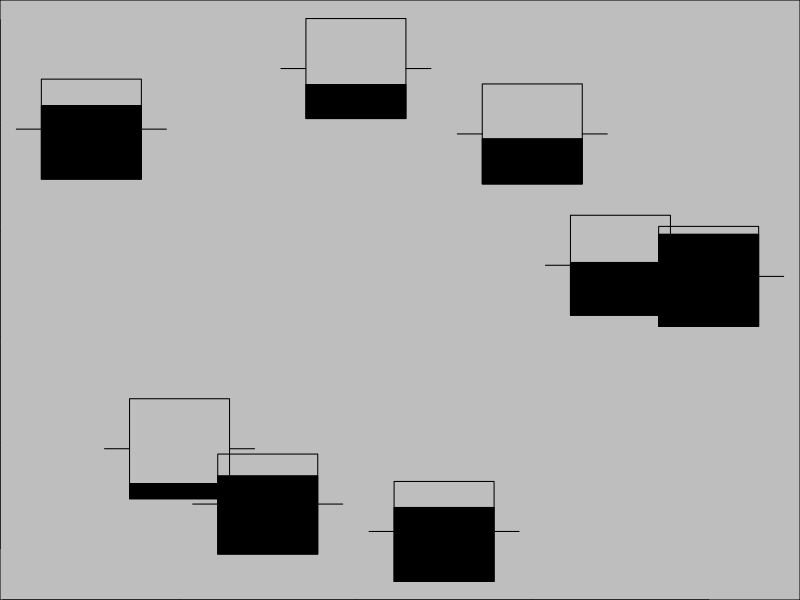
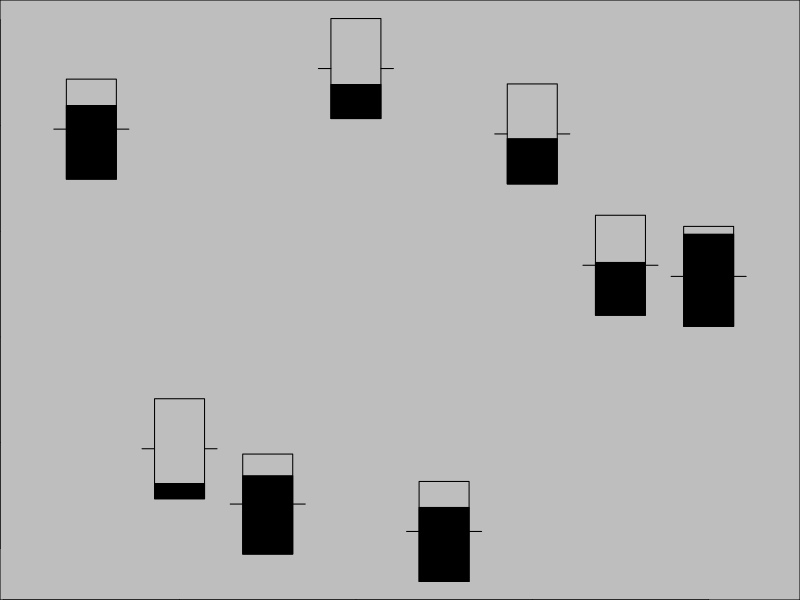
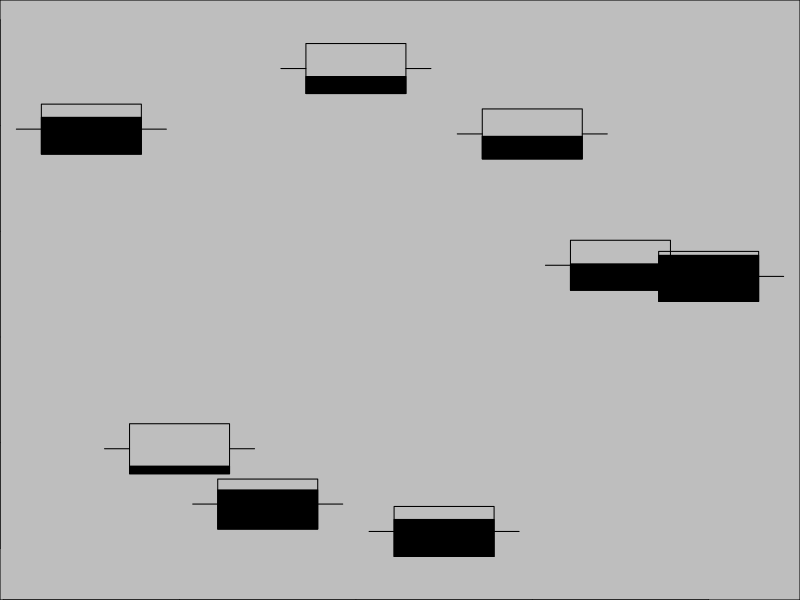
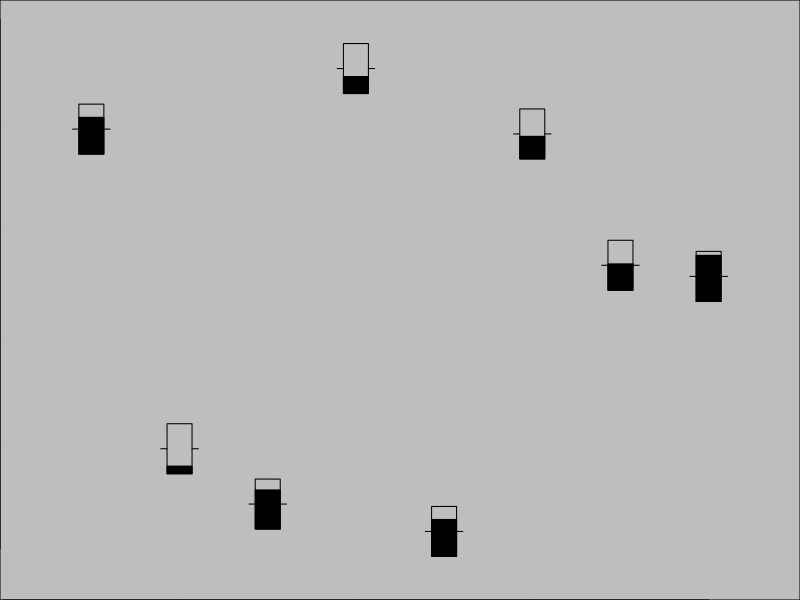
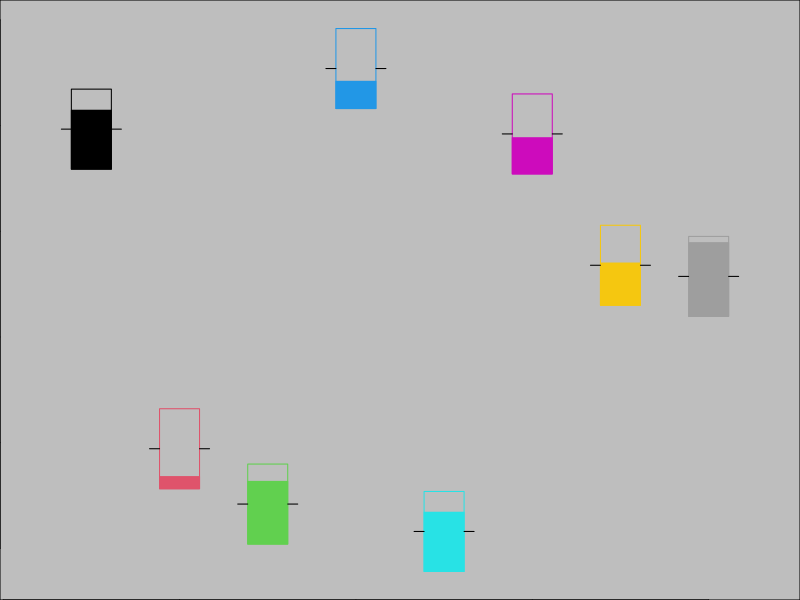
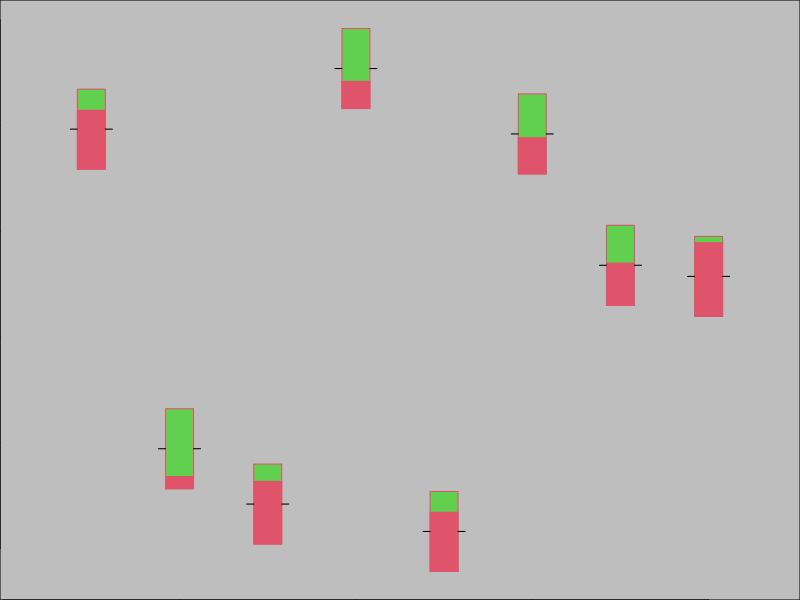
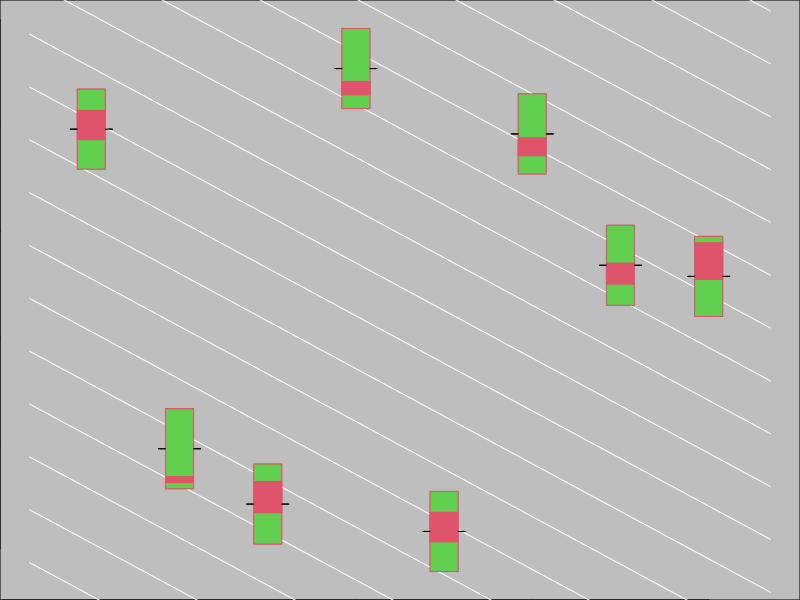
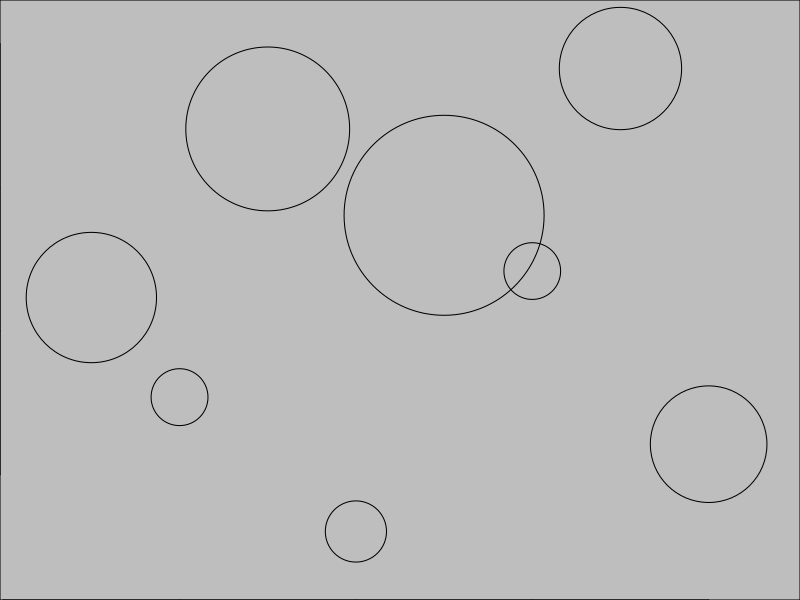

The R script that drew these images, in order:
par(bg = 'gray',oma=c(0,0,0,0),mar=c(0,0,0,0))
x <- 1:8 #coordenada x
x
y <- 10*runif(8) #coordenada y
y
z <- runif(8) #proporciones
z
z/2
symbols(x, y, thermometers = cbind(1, 1, z))
symbols(x, y, thermometers = cbind(0.5, 1, z))
symbols(x, y, thermometers = cbind(1, 0.5, z))
symbols(x, y, thermometers = cbind(0.5, 1, z), inches = .5)
symbols(x, y, thermometers = cbind(0.5, 1, z), inches = .8, fg = 1:8)
symbols(x, y, t = cbind(0.35, 1, z), inches = .8, fg = 2, bg=3)
symbols(x, y, t = cbind(0.35, 1, z,z/2), inches = .8, fg = 2, bg=3)

for(i in -20:20){curve(-0.9*x+i,col='white',add = T)}
symbols(x, y, t = cbind(0.35, 1, z,z/2), 
        inches = .8, fg = 2, bg=3,add=T)

##################################################3

x <- 1:8 #coordenada x
x
y <- 10*runif(8) #coordenada y
y
radios <- runif(8,0.2,0.8)
symbols(x, y, circles = radios)
symbols(x, y, circles = radios, inches = .7)
symbols(x, y, circles = radios, inches = .5, fg = 1:8)
symbols(x, y, circles = radios, inches = .5, fg = 1:8, bg=1:8)
symbols(x, y, circles = radios, inches = .5, fg = 1, bg=1:8)

par(bg = 'black',oma=c(0,0,0,0),mar=c(0,0,0,0))
plot(c(0,8),c(0,8), axes = F)
planetas <- 25
points(runif(100,0,8),runif(100,0,8),pch='*',col='white',cex=2)
points(runif(100,0,8),runif(100,0,8),pch='*',col='white',cex=1.5)
points(runif(100,0,8),runif(100,0,8),pch='*',col='white',cex=1)
points(runif(100,0,8),runif(100,0,8),pch='*',col='white',cex=.5)
x <- runif(planetas,0,8) #coordenada x
y <- runif(planetas,0,8) #coordenada y
radios <- runif(planetas,0.2,1.5)
symbols(x,y,circles=radios,inches=.5,bg=terrain.colors(planetas),add=T)
x <- runif(planetas,0,8) #coordenada x
y <- runif(planetas,0,8) #coordenada y
radios <- runif(planetas,0.2,2)
symbols(x,y,circles=radios,inches=.5,bg=rainbow(planetas),add=T)

par(bg = 'darkgreen',oma=c(0,0,0,0),mar=c(0,0,0,0))
plot(c(0,8),c(0,8), axes = F)
abline(h=seq(0,8,0.5),col='gray',lwd=seq(1,3,0.125))
abline(v=seq(0,8,0.5),col='white',lwd=seq(1,3,0.125))
estrellas <- 15
x <- runif(estrellas,0,8) #coordenada x
y <- runif(estrellas,0,8) #coordenada y
r1 <- runif(estrellas,0,2)
r2 <- runif(estrellas,0,2)
r3 <- runif(estrellas,0,2)
r4 <- runif(estrellas,0,2)
r5 <- runif(estrellas,0,2)
r6 <- runif(estrellas,0,2)
symbols(x,y,stars=cbind(r1,r2,r3,r4,r5,r6),
        bg=terrain.colors(estrellas),add = T)
x <- runif(estrellas,0,8) #coordenada x
y <- runif(estrellas,0,8) #coordenada y
symbols(x,y,stars=cbind(r1,r2,r3,r4,r5),
        bg=cm.colors(estrellas),add = T)
x <- runif(estrellas,0,8) #coordenada x
y <- runif(estrellas,0,8) #coordenada y
symbols(x,y,stars=cbind(r1,r2,r3,r4),
        bg=topo.colors(estrellas),add = T)
x <- runif(estrellas,0,8) #coordenada x
y <- runif(estrellas,0,8) #coordenada y
symbols(x,y,stars=cbind(r1,r2,r3),
        bg=heat.colors(estrellas),add = T)
x <- runif(estrellas,0,8) #coordenada x
y <- runif(estrellas,0,8) #coordenada y
symbols(x,y,stars=cbind(r1,r3,r6),
        bg=rainbow(estrellas),add = T)
